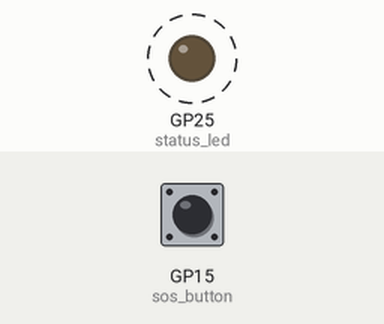
Simulated run of this program. Board: Raspberry Pi Pico running MicroPython. Parts: output pins drawn as LEDs (lit = HIGH). Dashed ring = blinking. The test bench sets the inputs (shaded band); at power-on: GP15 (sos_button) HIGH. Random numbers come from a fixed seed; what the program prints to the serial console is not drawn.

Above: at 1.2 s.
1.3 s: GP15 (sos_button) pulled LOW for 1.2 s
Timing chart, 0 to 10.8 s (numbered marks = the images above; inputs shaded):
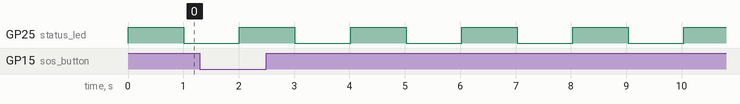

Measured:
- by itself, GP25 (status_led): alternates HIGH for 1.0 s and LOW for 1.0 s

The program:

picow.py
```python
import machine
import utime
import math
import random
import bluetooth

# Simulate MPU-6050 (accelerometer and gyroscope)
class MPU6050:
    def __init__(self):
        # In a real setup, you'd initialize I2C here
        pass

    def get_values(self):
        # Simulate accelerometer and gyroscope readings
        return {
            'acc_x': random.uniform(-1, 1),
            'acc_y': random.uniform(-1, 1),
            'acc_z': random.uniform(-9.8, -9.5),
            'gyro_x': random.uniform(-0.1, 0.1),
            'gyro_y': random.uniform(-0.1, 0.1),
            'gyro_z': random.uniform(-0.1, 0.1)
        }

# Simulate MAX30102 (heart rate sensor)
class MAX30102:
    def __init__(self):
        # In a real setup, you'd initialize I2C here
        pass

    def get_heart_rate(self):
        # Simulate heart rate reading
        return random.randint(60, 100)

# Simulate microphone for voice commands
class Microphone:
    def __init__(self):
        # In a real setup, you'd initialize ADC here
        pass

    def listen(self):
        # Simulate voice command detection
        commands = ["call", "message", "navigation", "sos"]
        return random.choice(commands) if random.random() < 0.1 else None

# Simulate GPS
class GPS:
    def __init__(self):
        # In a real setup, you'd initialize UART here
        pass

    def get_location(self):
        # Simulate GPS coordinates
        return (random.uniform(-90, 90), random.uniform(-180, 180))

# Simulate Bluetooth connection
class BluetoothConnection:
    def __init__(self):
        # In a real setup, you'd initialize Bluetooth here
        pass

    def send_data(self, data):
        # Simulate sending data over Bluetooth
        print(f"Sending data: {data}")

# Main control class for Safe-X helmet
class SafeXHelmet:
    def __init__(self):
        self.mpu = MPU6050()
        self.heart_rate_sensor = MAX30102()
        self.mic = Microphone()
        self.gps = GPS()
        self.bluetooth = BluetoothConnection()

        self.fall_threshold = 5  # Arbitrary threshold for fall detection
        self.sos_button = machine.Pin(15, machine.Pin.IN, machine.Pin.PULL_UP)

        # LED for status indication
        self.status_led = machine.Pin(25, machine.Pin.OUT)

    def check_fall(self, acc_data):
        # Simple fall detection algorithm
        magnitude = math.sqrt(acc_data['acc_x']**2 + acc_data['acc_y']**2 + acc_data['acc_z']**2)
        return magnitude > self.fall_threshold

    def run(self):
        while True:
            # Read sensor data
            mpu_data = self.mpu.get_values()
            heart_rate = self.heart_rate_sensor.get_heart_rate()
            voice_command = self.mic.listen()
            gps_location = self.gps.get_location()

            # Check for fall
            if self.check_fall(mpu_data):
                print("Fall detected!")
                self.bluetooth.send_data({"alert": "fall", "location": gps_location})

            # Check for SOS button press
            if not self.sos_button.value():  # Button is pressed (active low)
                print("SOS button pressed!")
                self.bluetooth.send_data({"alert": "sos", "location": gps_location})

            # Process voice command
            if voice_command:
                print(f"Voice command detected: {voice_command}")
                self.bluetooth.send_data({"command": voice_command})

            # Send regular updates
            self.bluetooth.send_data({
                "heart_rate": heart_rate,
                "location": gps_location,
                "acceleration": mpu_data
            })

            # Blink status LED
            self.status_led.toggle()

            # Wait before next iteration
            utime.sleep(1)

# Run the helmet control system
if __name__ == "__main__":
    helmet = SafeXHelmet()
    helmet.run()
```
